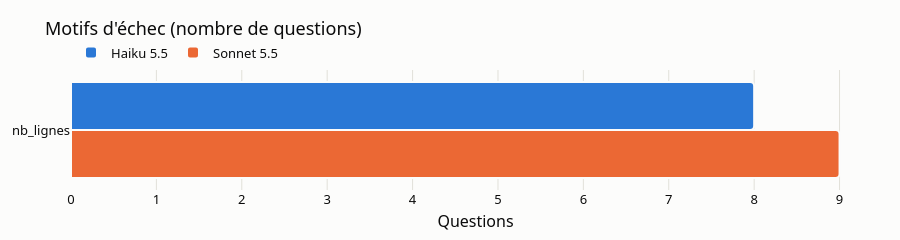

Notebook code cell kept with this figure:
### Markdown cell above
### 2.3 Pourquoi l'agent échoue

Motifs d'échec : `nb_lignes` (trop ou trop peu de lignes), `colonnes` (il manque une colonne
de la réponse), `valeurs`, `ordre` (bonnes lignes, mauvais ordre), `aucune_requete`,
`tronque` (résultat plafonné), `faux_refus`, `reponse_inventee` (pas d'abstention sur une
question sans réponse), `erreur_agent` (API ou serveur).

### Code cell
echecs = df1[~df1["correct"]]
if echecs.empty:
    print("Aucun échec.")
else:
    motifs = echecs.groupby(["reason", "modele"]).size().unstack(fill_value=0)
    motifs = motifs.loc[motifs.sum(axis=1).sort_values().index]
    fig = go.Figure()
    for modele in reversed(resume1.index):  # barres horizontales : ordre inversé à l'écran
        if modele in motifs:
            fig.add_bar(
                name=modele,
                y=motifs.index,
                x=motifs[modele],
                orientation="h",
                marker_color=COULEURS.get(modele),
                marker_line_color=SURFACE,
                marker_line_width=2,
                hovertemplate="%{y} : %{x}<extra>" + modele + "</extra>",
            )
    fig.update_layout(
        title="Motifs d'échec (nombre de questions)",
        barmode="group",
        legend_traceorder="reversed",
        xaxis_title="Questions",
        xaxis_dtick=1,
        height=120 + 45 * len(motifs),
    )
    fig.show()

### Figure 1 — Plotly figure (JSON) as saved in the notebook; plotly's stock layout.template omitted (floating-point values rounded to 4 significant figures)
{"data": [{"hovertemplate": "%{y} : %{x}<extra>Sonnet 5.5</extra>", "marker": {"color": "#eb6834", "line": {"color": "#fcfcfb", "width": 2}}, "name": "Sonnet 5.5", "orientation": "h", "type": "bar", "x": [9], "y": ["nb_lignes"]}, {"hovertemplate": "%{y} : %{x}<extra>Haiku 5.5</extra>", "marker": {"color": "#2a78d6", "line": {"color": "#fcfcfb", "width": 2}}, "name": "Haiku 5.5", "orientation": "h", "type": "bar", "x": [8], "y": ["nb_lignes"]}], "layout": {"barmode": "group", "height": 165, "legend": {"traceorder": "reversed"}, "title": {"text": "Motifs d'échec (nombre de questions)"}, "xaxis": {"dtick": 1, "title": {"text": "Questions"}}}}
